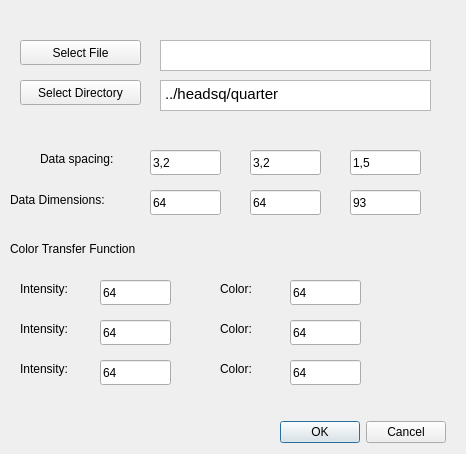
<?xml version="1.0" encoding="UTF-8"?>
<ui version="4.0">
 <class>OpenFile</class>
 <widget class="QDialog" name="OpenFile">
  <property name="geometry">
   <rect>
    <x>0</x>
    <y>0</y>
    <width>466</width>
    <height>454</height>
   </rect>
  </property>
  <property name="windowTitle">
   <string>Dialog</string>
  </property>
  <widget class="QPushButton" name="selectfile">
   <property name="geometry">
    <rect>
     <x>20</x>
     <y>40</y>
     <width>121</width>
     <height>25</height>
    </rect>
   </property>
   <property name="text">
    <string>Select File</string>
   </property>
  </widget>
  <widget class="QPushButton" name="selectdir">
   <property name="geometry">
    <rect>
     <x>20</x>
     <y>80</y>
     <width>121</width>
     <height>25</height>
    </rect>
   </property>
   <property name="text">
    <string>Select Directory</string>
   </property>
  </widget>
  <widget class="QTextEdit" name="FileSelection">
   <property name="geometry">
    <rect>
     <x>160</x>
     <y>40</y>
     <width>271</width>
     <height>31</height>
    </rect>
   </property>
  </widget>
  <widget class="QTextEdit" name="DirSelection">
   <property name="geometry">
    <rect>
     <x>160</x>
     <y>80</y>
     <width>271</width>
     <height>31</height>
    </rect>
   </property>
   <property name="html">
    <string>&lt;!DOCTYPE HTML PUBLIC &quot;-//W3C//DTD HTML 4.0//EN&quot; &quot;http://www.w3.org/TR/REC-html40/strict.dtd&quot;&gt;
&lt;html&gt;&lt;head&gt;&lt;meta name=&quot;qrichtext&quot; content=&quot;1&quot; /&gt;&lt;style type=&quot;text/css&quot;&gt;
p, li { white-space: pre-wrap; }
&lt;/style&gt;&lt;/head&gt;&lt;body style=&quot; font-family:'Ubuntu'; font-size:11pt; font-weight:400; font-style:normal;&quot;&gt;
&lt;p style=&quot; margin-top:0px; margin-bottom:0px; margin-left:0px; margin-right:0px; -qt-block-indent:0; text-indent:0px;&quot;&gt;../headsq/quarter&lt;/p&gt;&lt;/body&gt;&lt;/html&gt;</string>
   </property>
  </widget>
  <widget class="QLabel" name="label">
   <property name="geometry">
    <rect>
     <x>40</x>
     <y>150</y>
     <width>101</width>
     <height>17</height>
    </rect>
   </property>
   <property name="text">
    <string>Data spacing:</string>
   </property>
  </widget>
  <widget class="QLabel" name="label_2">
   <property name="geometry">
    <rect>
     <x>10</x>
     <y>190</y>
     <width>121</width>
     <height>20</height>
    </rect>
   </property>
   <property name="text">
    <string>Data Dimensions:</string>
   </property>
  </widget>
  <widget class="QDialogButtonBox" name="buttonBox">
   <property name="geometry">
    <rect>
     <x>280</x>
     <y>420</y>
     <width>166</width>
     <height>25</height>
    </rect>
   </property>
   <property name="standardButtons">
    <set>QDialogButtonBox::Cancel|QDialogButtonBox::Ok</set>
   </property>
  </widget>
  <widget class="QLineEdit" name="xSpace">
   <property name="geometry">
    <rect>
     <x>150</x>
     <y>150</y>
     <width>71</width>
     <height>25</height>
    </rect>
   </property>
   <property name="text">
    <string>3,2</string>
   </property>
  </widget>
  <widget class="QLineEdit" name="ySpace">
   <property name="geometry">
    <rect>
     <x>250</x>
     <y>150</y>
     <width>71</width>
     <height>25</height>
    </rect>
   </property>
   <property name="text">
    <string>3,2</string>
   </property>
  </widget>
  <widget class="QLineEdit" name="zSpace">
   <property name="geometry">
    <rect>
     <x>350</x>
     <y>150</y>
     <width>71</width>
     <height>25</height>
    </rect>
   </property>
   <property name="text">
    <string>1,5</string>
   </property>
  </widget>
  <widget class="QLineEdit" name="yDim">
   <property name="geometry">
    <rect>
     <x>250</x>
     <y>190</y>
     <width>71</width>
     <height>25</height>
    </rect>
   </property>
   <property name="text">
    <string>64</string>
   </property>
  </widget>
  <widget class="QLineEdit" name="xDim">
   <property name="geometry">
    <rect>
     <x>150</x>
     <y>190</y>
     <width>71</width>
     <height>25</height>
    </rect>
   </property>
   <property name="text">
    <string>64</string>
   </property>
  </widget>
  <widget class="QLineEdit" name="zDim">
   <property name="geometry">
    <rect>
     <x>350</x>
     <y>190</y>
     <width>71</width>
     <height>25</height>
    </rect>
   </property>
   <property name="text">
    <string>93</string>
   </property>
  </widget>
  <widget class="QLabel" name="label_3">
   <property name="geometry">
    <rect>
     <x>10</x>
     <y>240</y>
     <width>181</width>
     <height>17</height>
    </rect>
   </property>
   <property name="text">
    <string>Color Transfer Function</string>
   </property>
  </widget>
  <widget class="QLabel" name="label_4">
   <property name="geometry">
    <rect>
     <x>20</x>
     <y>280</y>
     <width>67</width>
     <height>17</height>
    </rect>
   </property>
   <property name="text">
    <string>Intensity:</string>
   </property>
  </widget>
  <widget class="QLabel" name="label_5">
   <property name="geometry">
    <rect>
     <x>220</x>
     <y>280</y>
     <width>67</width>
     <height>17</height>
    </rect>
   </property>
   <property name="text">
    <string>Color:</string>
   </property>
  </widget>
  <widget class="QLineEdit" name="xDim_2">
   <property name="geometry">
    <rect>
     <x>100</x>
     <y>280</y>
     <width>71</width>
     <height>25</height>
    </rect>
   </property>
   <property name="text">
    <string>64</string>
   </property>
  </widget>
  <widget class="QLineEdit" name="xDim_3">
   <property name="geometry">
    <rect>
     <x>290</x>
     <y>280</y>
     <width>71</width>
     <height>25</height>
    </rect>
   </property>
   <property name="text">
    <string>64</string>
   </property>
  </widget>
  <widget class="QLabel" name="label_6">
   <property name="geometry">
    <rect>
     <x>220</x>
     <y>320</y>
     <width>67</width>
     <height>17</height>
    </rect>
   </property>
   <property name="text">
    <string>Color:</string>
   </property>
  </widget>
  <widget class="QLabel" name="label_7">
   <property name="geometry">
    <rect>
     <x>20</x>
     <y>320</y>
     <width>67</width>
     <height>17</height>
    </rect>
   </property>
   <property name="text">
    <string>Intensity:</string>
   </property>
  </widget>
  <widget class="QLineEdit" name="xDim_4">
   <property name="geometry">
    <rect>
     <x>100</x>
     <y>320</y>
     <width>71</width>
     <height>25</height>
    </rect>
   </property>
   <property name="text">
    <string>64</string>
   </property>
  </widget>
  <widget class="QLineEdit" name="xDim_5">
   <property name="geometry">
    <rect>
     <x>290</x>
     <y>320</y>
     <width>71</width>
     <height>25</height>
    </rect>
   </property>
   <property name="text">
    <string>64</string>
   </property>
  </widget>
  <widget class="QLabel" name="label_8">
   <property name="geometry">
    <rect>
     <x>220</x>
     <y>360</y>
     <width>67</width>
     <height>17</height>
    </rect>
   </property>
   <property name="text">
    <string>Color:</string>
   </property>
  </widget>
  <widget class="QLabel" name="label_9">
   <property name="geometry">
    <rect>
     <x>20</x>
     <y>360</y>
     <width>67</width>
     <height>17</height>
    </rect>
   </property>
   <property name="text">
    <string>Intensity:</string>
   </property>
  </widget>
  <widget class="QLineEdit" name="xDim_6">
   <property name="geometry">
    <rect>
     <x>100</x>
     <y>360</y>
     <width>71</width>
     <height>25</height>
    </rect>
   </property>
   <property name="text">
    <string>64</string>
   </property>
  </widget>
  <widget class="QLineEdit" name="xDim_7">
   <property name="geometry">
    <rect>
     <x>290</x>
     <y>360</y>
     <width>71</width>
     <height>25</height>
    </rect>
   </property>
   <property name="text">
    <string>64</string>
   </property>
  </widget>
 </widget>
 <resources/>
 <connections/>
</ui>
